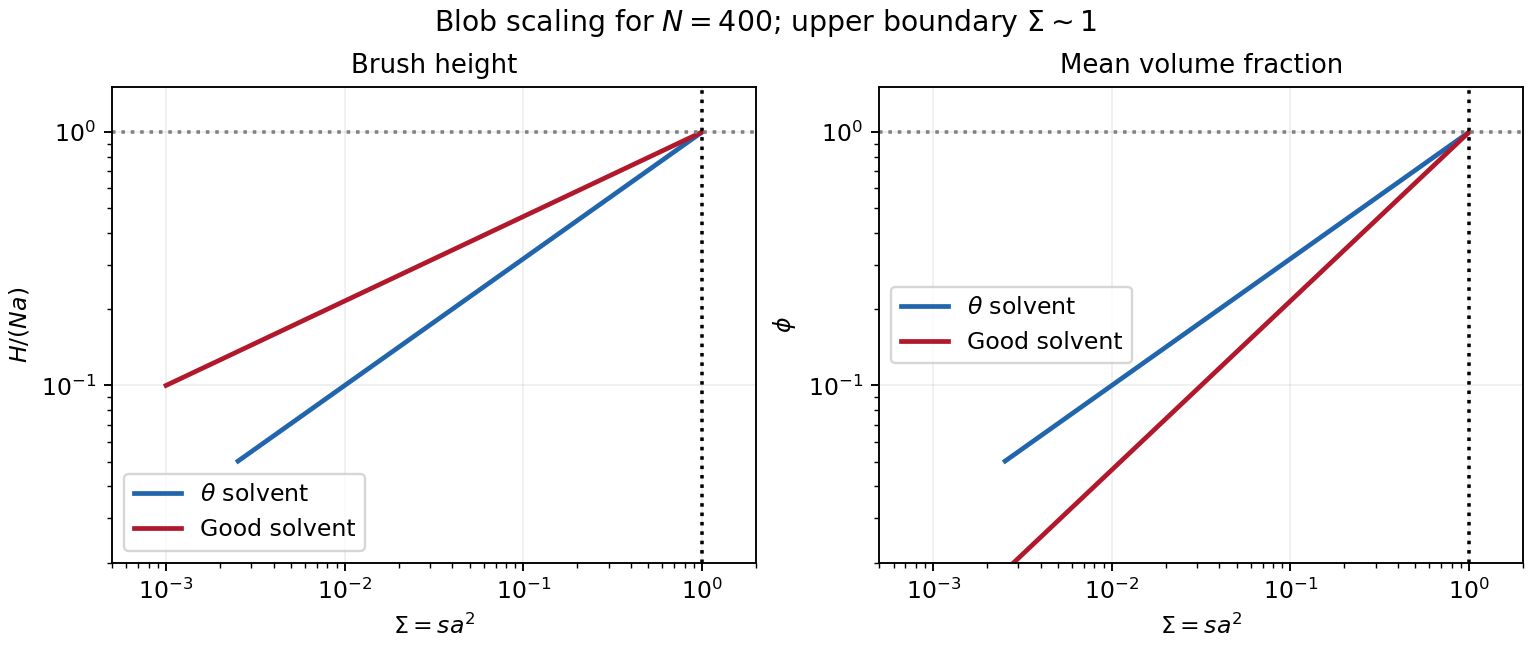

Reproduce this figure in Python.
"""Original scaling curves in the brush regime, not source artwork."""
import numpy as np
import matplotlib.pyplot as plt
plt.rcParams.update({'font.size':10,'axes.titlesize':11})
x=np.logspace(-3,0,500);fig,axs=plt.subplots(1,2,figsize=(9,3.8),layout='constrained')
for ax,q,title in [(axs[0],'height','Brush height'),(axs[1],'fraction','Mean volume fraction')]:
 for nu,col,label in [(.5,'#2166ac',r'$\theta$ solvent'),(.6,'#b2182b','Good solvent')]:
  exponent=(1-nu)/(2*nu) if q=='height' else (3*nu-1)/(2*nu)
  valid=x>=400**(-2*nu);ax.loglog(x[valid],x[valid]**exponent,color=col,lw=2,label=label)
 ax.axvline(1,color='black',ls=':');ax.axhline(1,color='grey',ls=':');ax.set(xlim=(5e-4,2),ylim=(.02,1.5),xlabel=r'$\Sigma=sa^2$',ylabel=r'$H/(Na)$' if q=='height' else r'$\phi$',title=title);ax.legend();ax.grid(alpha=.2)
fig.suptitle(r'Blob scaling for $N=400$; upper boundary $\Sigma\sim1$',fontsize=12)
fig.savefig('paper-1-brush-scaling.png',dpi=170,facecolor='white');plt.close(fig)
